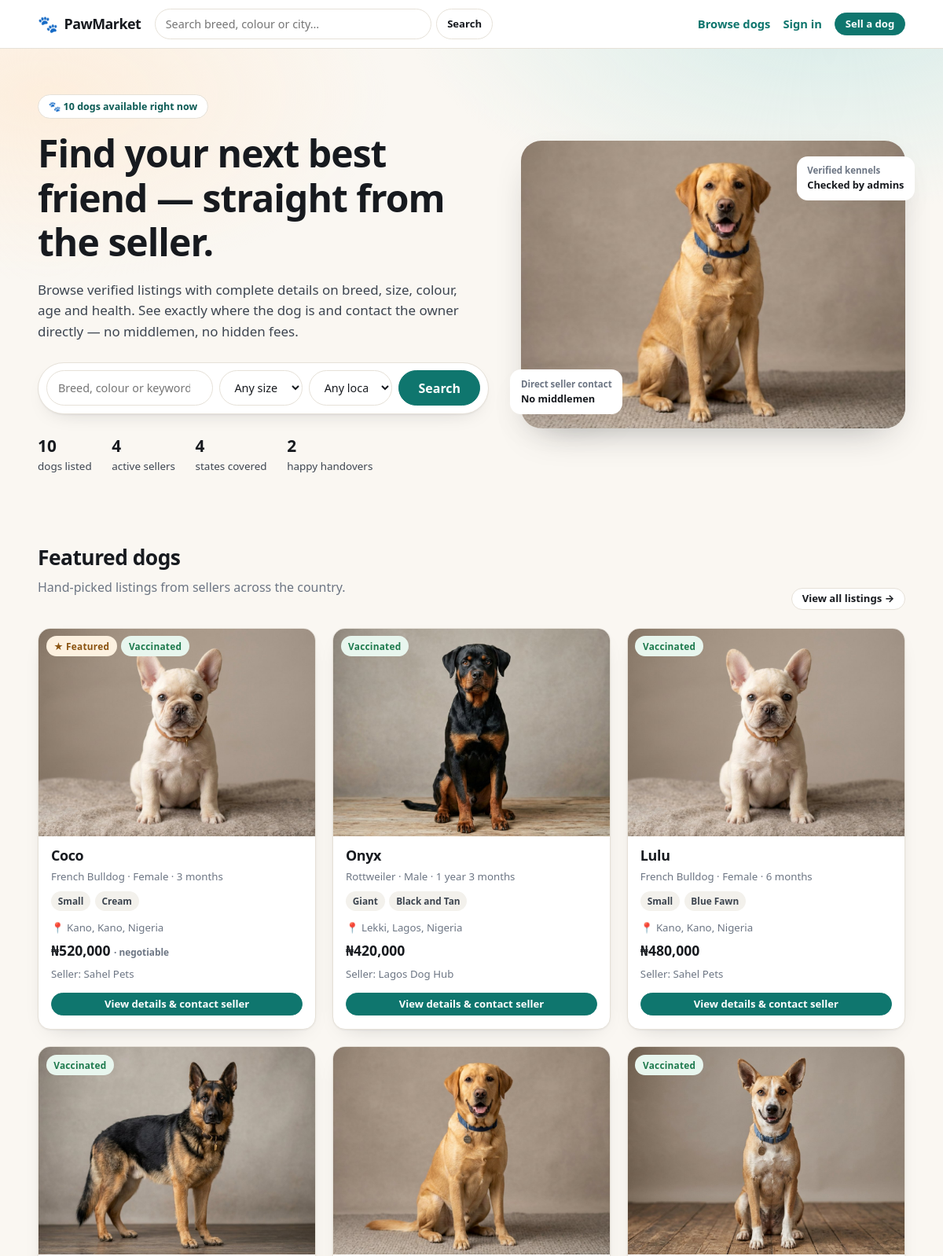
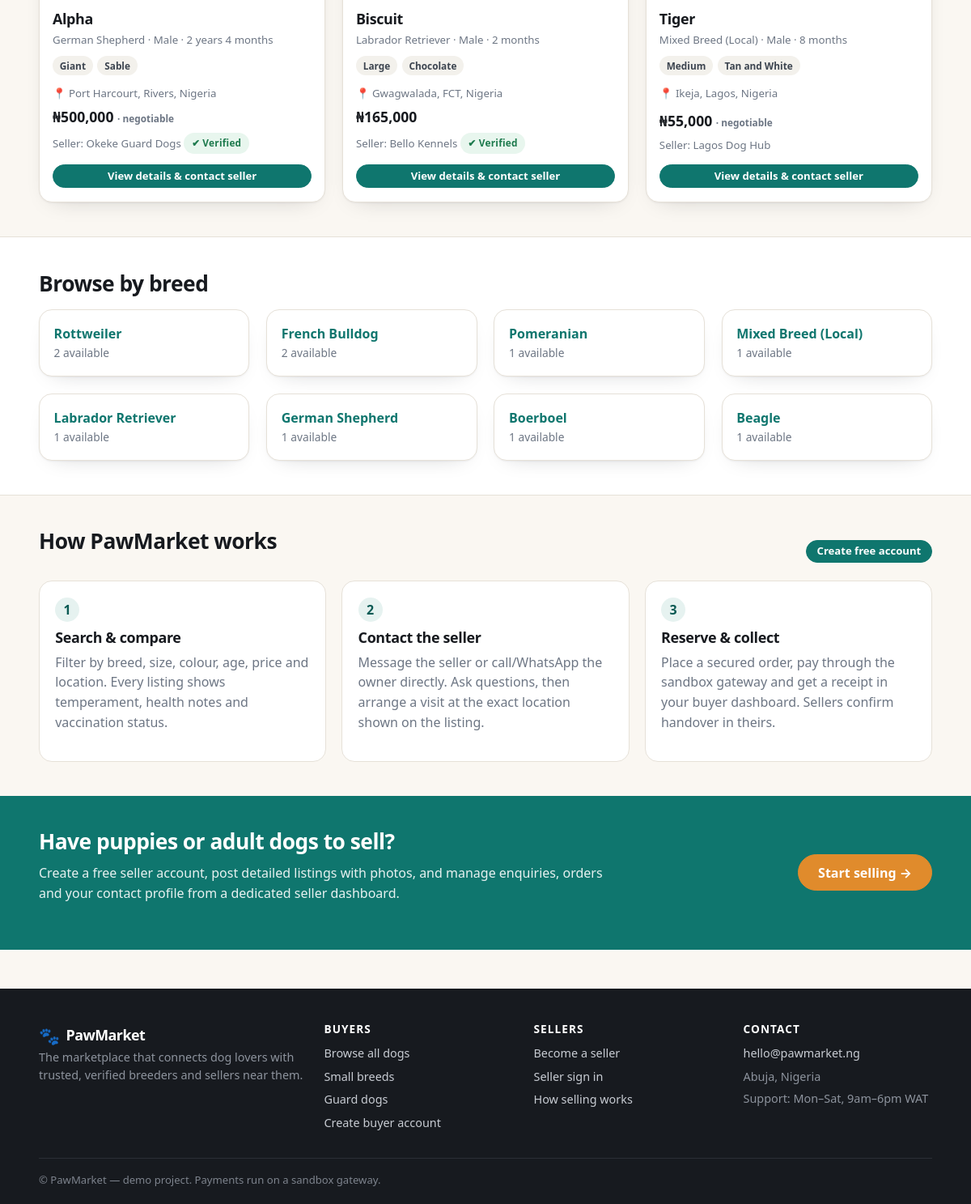
The page / on the database its author committed (2 pictures, top to bottom).
### app/models.py (models this page shows, shortened)
class Dog(db.Model):
    __tablename__ = "dogs"
    id = db.Column(db.Integer, primary_key=True)
    seller_id = db.Column(db.Integer, db.ForeignKey("users.id"), nullable=False)
    name = db.Column(db.String(80), nullable=False)
    breed = db.Column(db.String(80), nullable=False, index=True)
    color = db.Column(db.String(80))
    size = db.Column(db.String(20), default="Medium", index=True)
    gender = db.Column(db.String(10), default="Male")
    age_months = db.Column(db.Integer, default=3)
    weight_kg = db.Column(db.Float)
    price = db.Column(db.Float, nullable=False, default=0)
    negotiable = db.Column(db.Boolean, default=False)
    delivery_available = db.Column(db.Boolean, default=False)
    description = db.Column(db.Text)
    temperament = db.Column(db.String(200))
    health_notes = db.Column(db.String(300))
    vaccinated = db.Column(db.Boolean, default=False)
    dewormed = db.Column(db.Boolean, default=False)
    pedigree = db.Column(db.Boolean, default=False)
    trained = db.Column(db.Boolean, default=False)
    kennel_club_registered = db.Column(db.Boolean, default=False)
    city = db.Column(db.String(80))
    state = db.Column(db.String(80))
    country = db.Column(db.String(80), default="Nigeria")
    status = db.Column(db.String(20), default="available", index=True)
    is_featured = db.Column(db.Boolean, default=False)
    views = db.Column(db.Integer, default=0)
    created_at = db.Column(db.DateTime, default=datetime.utcnow, index=True)
    images = db.relationship("DogImage", backref="dog", lazy="select",
                             cascade="all, delete-orphan")
    orders = db.relationship("Order", backref="dog", lazy="dynamic",
                             cascade="all, delete-orphan")
    @property
    def primary_image(self):
        for img in self.images:
            if img.is_primary:
                return img.filename
        return self.images[0].filename if self.images else None
    @property
    def age_label(self):
        if not self.age_months:
            return "Unknown"
        if self.age_months < 12:
            return f"{self.age_months} month{'s' if self.age_months != 1 else ''}"
        years, months = divmod(self.age_months, 12)
        label = f"{years} year{'s' if years != 1 else ''}"
        if months:
            label += f" {months} month{'s' if months != 1 else ''}"
        return label
    @property
    def location(self):
        parts = [p for p in (self.city, self.state, self.country) if p]
        return ", ".join(parts) if parts else "Location not provided"

class DogImage(db.Model):
    __tablename__ = "dog_images"
    id = db.Column(db.Integer, primary_key=True)
    dog_id = db.Column(db.Integer, db.ForeignKey("dogs.id"), nullable=False)
    filename = db.Column(db.String(255), nullable=False)
    is_primary = db.Column(db.Boolean, default=False)

class User(UserMixin, db.Model):
    __tablename__ = "users"
    id = db.Column(db.Integer, primary_key=True)
    full_name = db.Column(db.String(120), nullable=False)
    email = db.Column(db.String(160), unique=True, nullable=False, index=True)
    phone = db.Column(db.String(40))
    whatsapp = db.Column(db.String(40))
    password_hash = db.Column(db.String(255), nullable=False)
    role = db.Column(db.String(20), nullable=False, default="buyer")
    business_name = db.Column(db.String(160))
    bio = db.Column(db.Text)
    country = db.Column(db.String(80), default="Nigeria")
    state = db.Column(db.String(80))
    city = db.Column(db.String(80))
    address = db.Column(db.String(200))
    avatar = db.Column(db.String(200))
    is_verified = db.Column(db.Boolean, default=False)   # admin-controlled badge
    is_active_user = db.Column(db.Boolean, default=True)  # admin can suspend
    created_at = db.Column(db.DateTime, default=datetime.utcnow)
    dogs = db.relationship("Dog", backref="seller", lazy="dynamic",
                           cascade="all, delete-orphan", foreign_keys="Dog.seller_id")
    favorites = db.relationship("Favorite", backref="user", lazy="dynamic",
                                cascade="all, delete-orphan")
    orders = db.relationship("Order", backref="buyer", lazy="dynamic",
                             foreign_keys="Order.buyer_id",
                             cascade="all, delete-orphan")

### app/views.py (the view)
@main_bp.route("/")
def home():
    featured = (Dog.query.filter_by(status="available")
                .order_by(Dog.is_featured.desc(), Dog.created_at.desc()).limit(6).all())
    breeds = (db.session.query(Dog.breed, func.count(Dog.id))
              .filter(Dog.status == "available")
              .group_by(Dog.breed).order_by(func.count(Dog.id).desc()).limit(8).all())
    stats = {
        "dogs": Dog.query.filter_by(status="available").count(),
        "sellers": User.query.filter_by(role="seller").count(),
        "states": db.session.query(func.count(func.distinct(Dog.state))).scalar() or 0,
        "sold": Order.query.filter(Order.status.in_(("paid", "completed"))).count(),
    }
    return render_template("home.html", featured=featured, breeds=breeds, stats=stats)

### templates/home.html (shortened to what this page needs)
{% extends "base.html" %}
{% block content %}
<section class="hero">
  <div class="container hero-grid">
    <div>
      <span class="eyebrow">🐾 {{ stats.dogs }} dogs available right now</span>
      <h1>Find your next best friend — straight from the seller.</h1>
      <p class="lead">Browse verified listings with complete details on breed, size, colour,
        age and health. See exactly where the dog is and contact the owner directly — no
        middlemen, no hidden fees.</p>
      <form class="search-bar" action="{{ url_for('main.browse') }}" method="get">
        <input type="search" name="q" placeholder="Breed, colour or keyword (e.g. Rottweiler)">
        <select name="size">
          <option value="">Any size</option>
        </select>
        <select name="location">
          <option value="">Any location</option>
        </select>
        <button class="btn btn-primary btn-lg" type="submit">Search</button>
      </form>
      <div class="trust-row">
        <div><strong>{{ stats.dogs }}</strong> dogs listed</div>
        <div><strong>{{ stats.sellers }}</strong> active sellers</div>
        <div><strong>{{ stats.states }}</strong> states covered</div>
        <div><strong>{{ stats.sold }}</strong> happy handovers</div>
      </div>
    </div>
    <div class="hero-art">
      <img src="{{ url_for('static', filename='uploads/dogs/labrador.jpg') }}" alt="Healthy Labrador puppy">
      <div class="hero-stat a"><span>Direct seller contact</span>No middlemen</div>
      <div class="hero-stat b"><span>Verified kennels</span>Checked by admins</div>
    </div>
  </div>
</section>
<section>
  <div class="container">
    <div class="section-head">
      <div>
        <h2>Featured dogs</h2>
        <p class="muted mt-0">Hand-picked listings from sellers across the country.</p>
      </div>
      <a class="btn btn-sm" href="{{ url_for('main.browse') }}">View all listings →</a>
    </div>
    <div class="grid grid-3">
      {% for dog in featured %}
        {% include "_dog_card.html" %}
      {% else %}
        <div class="empty">No listings yet — check back soon.</div>
      {% endfor %}
    </div>
  </div>
</section>
<section style="background:#fff;border-top:1px solid var(--line);border-bottom:1px solid var(--line)">
  <div class="container">
    <h2>Browse by breed</h2>
    <div class="grid grid-4 mt-2">
      {% for breed, count in breeds %}
        <a class="cc" href="{{ url_for('main.browse', breed=breed) }}">
          <strong>{{ breed }}</strong>
          <div class="muted small">{{ count }} available</div>
        </a>
      {% endfor %}
    </div>
  </div>
</section>
<section id="how">
  <div class="container">
    <div class="section-head">
      <h2>How PawMarket works</h2>
      <a class="btn btn-sm btn-primary" href="{{ url_for('auth.register') }}">Create free account</a>
    </div>
    <div class="steps">
      <div class="step">
        <b>1</b>
        <h3>Search & compare</h3>
        <p class="muted">Filter by breed, size, colour, age, price and location. Every listing
          shows temperament, health notes and vaccination status.</p>
      </div>
      <div class="step">
        <b>2</b>
        <h3>Contact the seller</h3>
        <p class="muted">Message the seller or call/WhatsApp the owner directly. Ask questions,
          then arrange a visit at the exact location shown on the listing.</p>
      </div>
      <div class="step">
        <b>3</b>
        <h3>Reserve & collect</h3>
        <p class="muted">Place a secured order, pay through the sandbox gateway and get a
          receipt in your buyer dashboard. Sellers confirm handover in theirs.</p>
      </div>
    </div>
  </div>
</section>
<section style="background:var(--brand);color:#fff">
  <div class="container" style="display:flex;justify-content:space-between;align-items:center;gap:2rem;flex-wrap:wrap">
    <div>
      <h2 style="color:#fff">Have puppies or adult dogs to sell?</h2>
      <p style="max-width:44rem;opacity:.9">Create a free seller account, post detailed listings
        with photos, and manage enquiries, orders and your contact profile from a dedicated
        seller dashboard.</p>
    </div>
    <a class="btn btn-lg btn-accent" href="{{ url_for('auth.register', role='seller') }}">Start selling →</a>
  </div>
</section>
{% endblock %}

### templates/base.html (shortened to what this page needs)
<!DOCTYPE html>
<html lang="en">
<head>
  <link rel="stylesheet" href="{{ url_for('static', filename='css/app.css') }}">
</head>
<body>
<header class="nav">
  <div class="container nav-inner">
    <a class="brand" href="{{ url_for('main.home') }}">
      <span class="brand-mark">🐾</span>
      <span class="brand-text">{{ SITE_NAME }}</span>
    </a>
    <form class="nav-search" action="{{ url_for('main.browse') }}" method="get">
      <input type="search" name="q" placeholder="Search breed, colour or city…"
             value="{{ request.args.get('q','') if request.endpoint == 'main.browse' else '' }}">
      <button class="btn btn-sm" type="submit">Search</button>
    </form>
    <nav class="nav-links">
      <a href="{{ url_for('main.browse') }}">Browse dogs</a>
      {% if current_user.is_authenticated %}
        {% if current_user.is_admin %}
          <a href="{{ url_for('admin.dashboard') }}">Admin</a>
        {% elif current_user.is_seller %}
          <a href="{{ url_for('seller.dashboard') }}">Seller dashboard</a>
        {% else %}
          <a href="{{ url_for('main.buyer_dashboard') }}">My dashboard</a>
        {% endif %}
        <div class="user-menu">
          <span class="avatar avatar-sm">
            {% if current_user.avatar %}
              <img src="{{ url_for('static', filename='uploads/' + current_user.avatar) }}" alt="">
            {% else %}{{ current_user.full_name[0]|upper }}{% endif %}
          </span>
          <div class="dropdown">
            <a href="{{ url_for('auth.profile') }}">Profile & contact</a>
            {% if current_user.is_buyer %}
              <a href="{{ url_for('main.buyer_dashboard') }}">Purchases & saved</a>
            {% endif %}
            {% if current_user.is_seller %}
              <a href="{{ url_for('seller.new_dog') }}">+ New listing</a>
            {% endif %}
            <a href="{{ url_for('auth.logout') }}">Sign out</a>
          </div>
        </div>
      {% else %}
        <a href="{{ url_for('auth.login') }}">Sign in</a>
        <a class="btn btn-sm btn-primary" href="{{ url_for('auth.register', role='seller') }}">Sell a dog</a>
      {% endif %}
    </nav>
  </div>
</header>
<main>
  {% block content %}{% endblock %}
</main>
<footer class="footer">
  <div class="container footer-grid">
    <div>
      <div class="brand brand-light"><span class="brand-mark">🐾</span> {{ SITE_NAME }}</div>
      <p class="muted-light">The marketplace that connects dog lovers with trusted, verified
        breeders and sellers near them.</p>
    </div>
    <div>
      <h4>Buyers</h4>
      <a href="{{ url_for('main.browse') }}">Browse all dogs</a>
      <a href="{{ url_for('main.browse', size='Small') }}">Small breeds</a>
      <a href="{{ url_for('main.browse', size='Giant') }}">Guard dogs</a>
      <a href="{{ url_for('auth.register', role='buyer') }}">Create buyer account</a>
    </div>
    <div>
      <h4>Sellers</h4>
      <a href="{{ url_for('auth.register', role='seller') }}">Become a seller</a>
      <a href="{{ url_for('auth.login') }}">Seller sign in</a>
      <a href="{{ url_for('main.home') }}#how">How selling works</a>
    </div>
    <div>
      <h4>Contact</h4>
      <a href="mailto:{{ CONTACT_EMAIL }}">{{ CONTACT_EMAIL }}</a>
      <span class="muted-light">Abuja, Nigeria</span>
      <span class="muted-light">Support: Mon–Sat, 9am–6pm WAT</span>
    </div>
  </div>
  <div class="container footer-bottom">
    <span>© {{ SITE_NAME }} — demo project. Payments run on a sandbox gateway.</span>
  </div>
</footer>
</body>
</html>

### templates/_dog_card.html (shortened to what this page needs)
{% set dog = dog %}
<article class="dog-card">
  <div class="dog-thumb">
    <a href="{{ url_for('main.dog_detail', dog_id=dog.id) }}">
      <img src="{{ url_for('static', filename='uploads/' + dog.primary_image) if dog.primary_image else url_for('static', filename='img/placeholder.svg') }}"
           alt="{{ dog.name }} — {{ dog.breed }}" loading="lazy">
    </a>
    <div class="thumb-tags">
      {% if dog.is_featured %}<span class="badge badge-amber">★ Featured</span>{% endif %}
      {% if dog.vaccinated %}<span class="badge badge-ok">Vaccinated</span>{% endif %}
    </div>
  </div>
  <div class="dog-body">
    <h3><a href="{{ url_for('main.dog_detail', dog_id=dog.id) }}" style="color:inherit">{{ dog.name }}</a></h3>
    <div class="dog-meta">{{ dog.breed }} · {{ dog.gender }} · {{ dog.age_label }}</div>
    <div class="chips">
      <span class="pill">{{ dog.size }}</span>
      {% if dog.color %}<span class="pill">{{ dog.color }}</span>{% endif %}
    </div>
    <div class="dog-meta">📍 {{ dog.location }}</div>
    <div class="dog-price">
      {{ dog.price|money }}
      {% if dog.negotiable %}<small>· negotiable</small>{% endif %}
    </div>
    <div class="dog-meta tiny">Seller: {{ dog.seller.business_name or dog.seller.full_name }}
      {% if dog.seller.is_verified %}<span class="badge badge-ok">✔ Verified</span>{% endif %}
    </div>
    <a class="btn btn-primary btn-sm btn-block mt-1" href="{{ url_for('main.dog_detail', dog_id=dog.id) }}">
      View details & contact seller
    </a>
  </div>
</article>

### rows shown on the page
Dog: filename (picture), is_featured "★ Featured", vaccinated "Vaccinated", name "Coco", breed "French Bulldog", gender "Female", age_label "3 months", size "Small", color "Cream", location "Kano, Kano, Nigeria", price "₦520,000", negotiable "· negotiable", seller "Sahel Pets"
Dog: filename (picture), vaccinated "Vaccinated", name "Onyx", breed "Rottweiler", gender "Male", age_label "1 year 3 months", size "Giant", color "Black and Tan", location "Lekki, Lagos, Nigeria", price "₦420,000", seller "Lagos Dog Hub"
Dog: filename (picture), vaccinated "Vaccinated", name "Lulu", breed "French Bulldog", gender "Female", age_label "6 months", size "Small", color "Blue Fawn", location "Kano, Kano, Nigeria", price "₦480,000", seller "Sahel Pets"
Dog: filename (picture), vaccinated "Vaccinated", name "Alpha", breed "German Shepherd", gender "Male", age_label "2 years 4 months", size "Giant", color "Sable", location "Port Harcourt, Rivers, Nigeria", price "₦500,000", negotiable "· negotiable", seller "Okeke Guard Dogs", shows "✔ Verified", count "1"
Dog: filename (picture), name "Biscuit", breed "Labrador Retriever", gender "Male", age_label "2 months", size "Large", color "Chocolate", location "Gwagwalada, FCT, Nigeria", price "₦165,000", seller "Bello Kennels", shows "✔ Verified", count "1"
Dog: filename (picture), vaccinated "Vaccinated", name "Tiger", breed "Mixed Breed (Local)", gender "Male", age_label "8 months", size "Medium", color "Tan and White", location "Ikeja, Lagos, Nigeria", price "₦55,000", negotiable "· negotiable", seller "Lagos Dog Hub", count "1"
Dog: breed "Pomeranian", count "1"
Dog: breed "Boerboel", count "1"
Dog: breed "Beagle", count "1"

### other values the page prints
{{ SITE_NAME }} "PawMarket"
{{ stats.dogs }} "10"
{{ stats.sellers }} "4"
{{ stats.states }} "4"
{{ stats.sold }} "2"
{{ breed }} "Rottweiler" "French Bulldog"
{{ count }} "2" "2"
{{ CONTACT_EMAIL }} "hello@pawmarket.ng"
